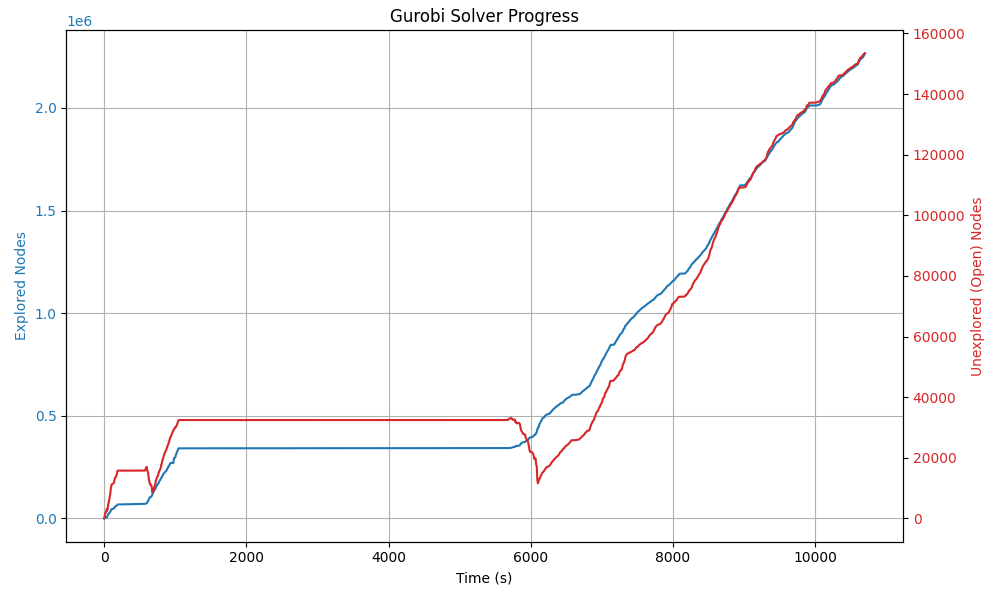
#> input picture SCIP_Runs/OtherRuns(Experiments)/scripts_and_settings/gurobi_progress.png, 1000 x 600 px
$ python -i plot_gurobi.py   (imports and definitions only)
#> lines starting #> are read from the running program, lines starting #| are printed output that depends on the picture
import sys
import os
import numpy as np
import matplotlib.pyplot as plt

def parse_log(filepath):
    data = []
    with open(filepath, 'r') as f:
        for line in f:
            parts = line.split()
            # check if line looks like a log node line ending with 's'
            if len(parts) >= 8 and parts[-1].endswith('s') and parts[0].isdigit() and parts[1].isdigit():
                try:
                    expl = int(parts[0])
                    unexpl = int(parts[1])
                    time_s = int(parts[-1][:-1])
                    depth = int(parts[3])
                    it_node = float(parts[-2])

                    if not data or data[-1][2] != time_s:
                        data.append((expl, unexpl, time_s, depth, it_node))
                except ValueError:
                    pass # skip lines that fail to parse
    return data

def plot_data(data, output_path):
    if len(data) < 2:
        print("Not enough data to plot.")
        return

    expl = np.array([d[0] for d in data])
    unexpl = np.array([d[1] for d in data])
    times = np.array([d[2] for d in data])
    depths = np.array([d[3] for d in data])
    it_nodes = np.array([d[4] for d in data])

    plt.figure(figsize=(14, 10))

    # 1. Unexplored nodes (tree size)
    plt.subplot(2, 2, 1)
    plt.plot(times, unexpl, label='Unexplored Nodes', color='red')
    plt.title('Gurobi Unexplored Nodes (Tree Size)')
    plt.xlabel('Time (s)')
    plt.ylabel('Count')
    plt.grid(True)
    plt.legend()

    # 2. Speeds
    dt = np.diff(times)
    valid = dt > 0
    dt = dt[valid]
    v_expl = np.diff(expl)[valid] / dt
    v_unexpl = np.diff(unexpl)[valid] / dt
    t_mid = times[:-1][valid] + dt / 2.0

    window = min(50, len(v_expl))
    if window > 0:
        v_expl_smooth = np.convolve(v_expl, np.ones(window)/window, mode='valid')
        v_unexpl_smooth = np.convolve(v_unexpl, np.ones(window)/window, mode='valid')
        t_mid_smooth = t_mid[window-1:]

        plt.subplot(2, 2, 2)
        plt.plot(t_mid_smooth, v_expl_smooth, label='Explored Speed (nodes/s)', color='blue')
        plt.plot(t_mid_smooth, v_unexpl_smooth, label='Unexplored Speed (nodes/s)', color='orange')
        plt.title(f'Processing Speed (Smoothed, w={window})')
        plt.xlabel('Time (s)')
        plt.ylabel('Nodes/sec')
        plt.grid(True)
        plt.legend()

    # 3. Tree Depth
    plt.subplot(2, 2, 3)
    plt.plot(times, depths, label='Current Depth', color='purple', alpha=0.6)

    # Add smoothed depth trend
    window_depth = min(100, len(depths))
    if window_depth > 0:
        depths_smooth = np.convolve(depths, np.ones(window_depth)/window_depth, mode='valid')
        times_smooth = times[window_depth-1:]
        plt.plot(times_smooth, depths_smooth, label='Depth Trend (MA)', color='darkviolet', linewidth=2)

    plt.title('Exploration Depth Over Time')
    plt.xlabel('Time (s)')
    plt.ylabel('Depth')
    plt.grid(True)
    plt.legend()

    # 4. LP Iterations per Node
    plt.subplot(2, 2, 4)
    plt.plot(times, it_nodes, label='It/Node', color='green', alpha=0.6)

    # Add smoothed It/Node trend
    window_it = min(100, len(it_nodes))
    if window_it > 0:
        it_smooth = np.convolve(it_nodes, np.ones(window_it)/window_it, mode='valid')
        it_times_smooth = times[window_it-1:]
        plt.plot(it_times_smooth, it_smooth, label='It/Node Trend (MA)', color='darkgreen', linewidth=2)

    plt.title('LP Iterations per Node')
    plt.xlabel('Time (s)')
    plt.ylabel('Iterations')
    plt.grid(True)
    plt.legend()

    plt.tight_layout()
    plt.savefig(output_path, dpi=150)
    print(f"Saved plot to {output_path}")

# [9 lines not run here, left out]

>>> import cv2
>>> picture = cv2.imread('gurobi_progress.png', cv2.IMREAD_GRAYSCALE)
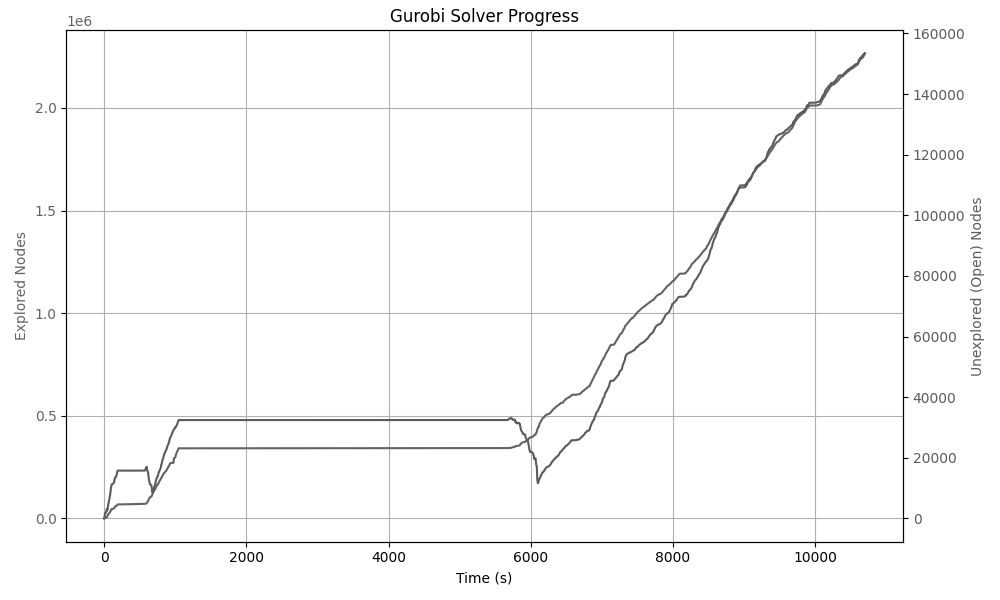
#> picture: shape (600, 1000); min 0, max 255, mean 250
>>> result = plot_data(picture, 'out.png')
#> in plot_data, `expl = np.array([d[0] for d in data])`: expl = 600 values from 255 to 255
#> in plot_data, `dt = np.diff(times)`: dt = 599 values from 0 to 0
#> in plot_data, `dt = dt[valid]`: dt = empty array
#> in plot_data, `window = min(50, len(v_expl))`: window = 0
#> in plot_data, `window_depth = min(100, len(depths))`: window_depth = 100
#> in plot_data, `depths_smooth = np.convolve(depths, np.ones(window_depth)/window_depth..`: depths_smooth = 501 values from 255 to 255
#> in plot_data, `window_it = min(100, len(it_nodes))`: window_it = 100
#> in plot_data, `it_smooth = np.convolve(it_nodes, np.ones(window_it)/window_it, mode='..`: it_smooth = 501 values from 255 to 255
#> in plot_data, `plt.savefig(output_path, dpi=150)`:
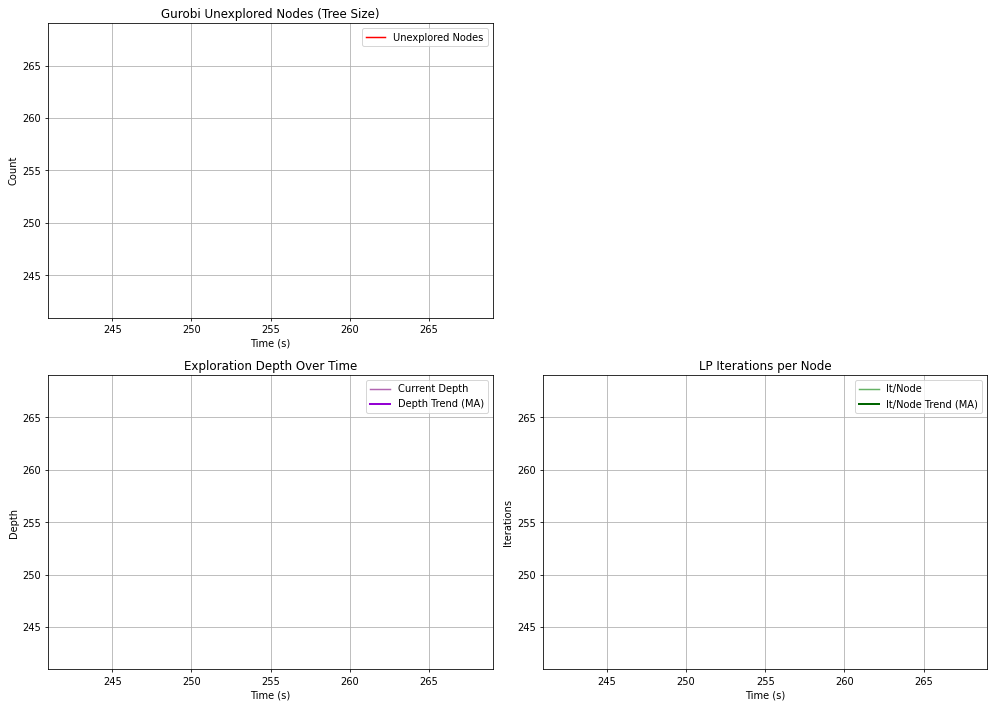
#> figure drawn by matplotlib, 3 panels
